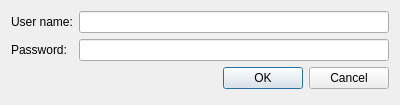
<?xml version="1.0" encoding="UTF-8"?>
<ui version="4.0">
 <class>LoginDialog</class>
 <widget class="QDialog" name="LoginDialog">
  <property name="geometry">
   <rect>
    <x>0</x>
    <y>0</y>
    <width>400</width>
    <height>105</height>
   </rect>
  </property>
  <property name="windowTitle">
   <string>Household Budget - Login</string>
  </property>
  <layout class="QFormLayout" name="formLayout">
   <item row="0" column="0">
    <widget class="QLabel" name="label">
     <property name="text">
      <string>User name:</string>
     </property>
    </widget>
   </item>
   <item row="0" column="1">
    <widget class="QLineEdit" name="lineEdit_name"/>
   </item>
   <item row="2" column="0">
    <widget class="QLabel" name="label_2">
     <property name="text">
      <string>Password:</string>
     </property>
    </widget>
   </item>
   <item row="2" column="1">
    <widget class="QLineEdit" name="lineEdit_password">
     <property name="echoMode">
      <enum>QLineEdit::Password</enum>
     </property>
    </widget>
   </item>
   <item row="3" column="0">
    <spacer name="horizontalSpacer">
     <property name="orientation">
      <enum>Qt::Horizontal</enum>
     </property>
     <property name="sizeHint" stdset="0">
      <size>
       <width>40</width>
       <height>20</height>
      </size>
     </property>
    </spacer>
   </item>
   <item row="3" column="1">
    <widget class="QDialogButtonBox" name="buttonBox">
     <property name="orientation">
      <enum>Qt::Horizontal</enum>
     </property>
     <property name="standardButtons">
      <set>QDialogButtonBox::Cancel|QDialogButtonBox::Ok</set>
     </property>
    </widget>
   </item>
  </layout>
 </widget>
 <resources/>
 <connections>
  <connection>
   <sender>buttonBox</sender>
   <signal>accepted()</signal>
   <receiver>LoginDialog</receiver>
   <slot>accept()</slot>
   <hints>
    <hint type="sourcelabel">
     <x>248</x>
     <y>254</y>
    </hint>
    <hint type="destinationlabel">
     <x>157</x>
     <y>274</y>
    </hint>
   </hints>
  </connection>
  <connection>
   <sender>buttonBox</sender>
   <signal>rejected()</signal>
   <receiver>LoginDialog</receiver>
   <slot>reject()</slot>
   <hints>
    <hint type="sourcelabel">
     <x>316</x>
     <y>260</y>
    </hint>
    <hint type="destinationlabel">
     <x>286</x>
     <y>274</y>
    </hint>
   </hints>
  </connection>
 </connections>
</ui>
